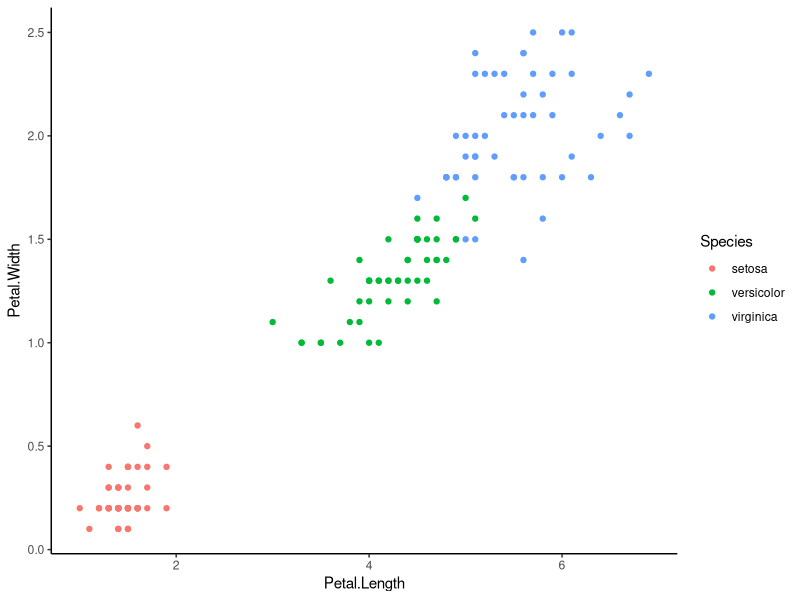

Source code (R):
## ---- chunk 1
knitr::opts_chunk$set(echo = TRUE)
## ---- chunk 2
library(tidyverse)

## ---- chunk 3

iris_graph <- ggplot(iris, aes(x= Petal.Length, y= Petal.Width)) +
  geom_point(aes(color = Species)) +
  theme_classic()

iris_graph

